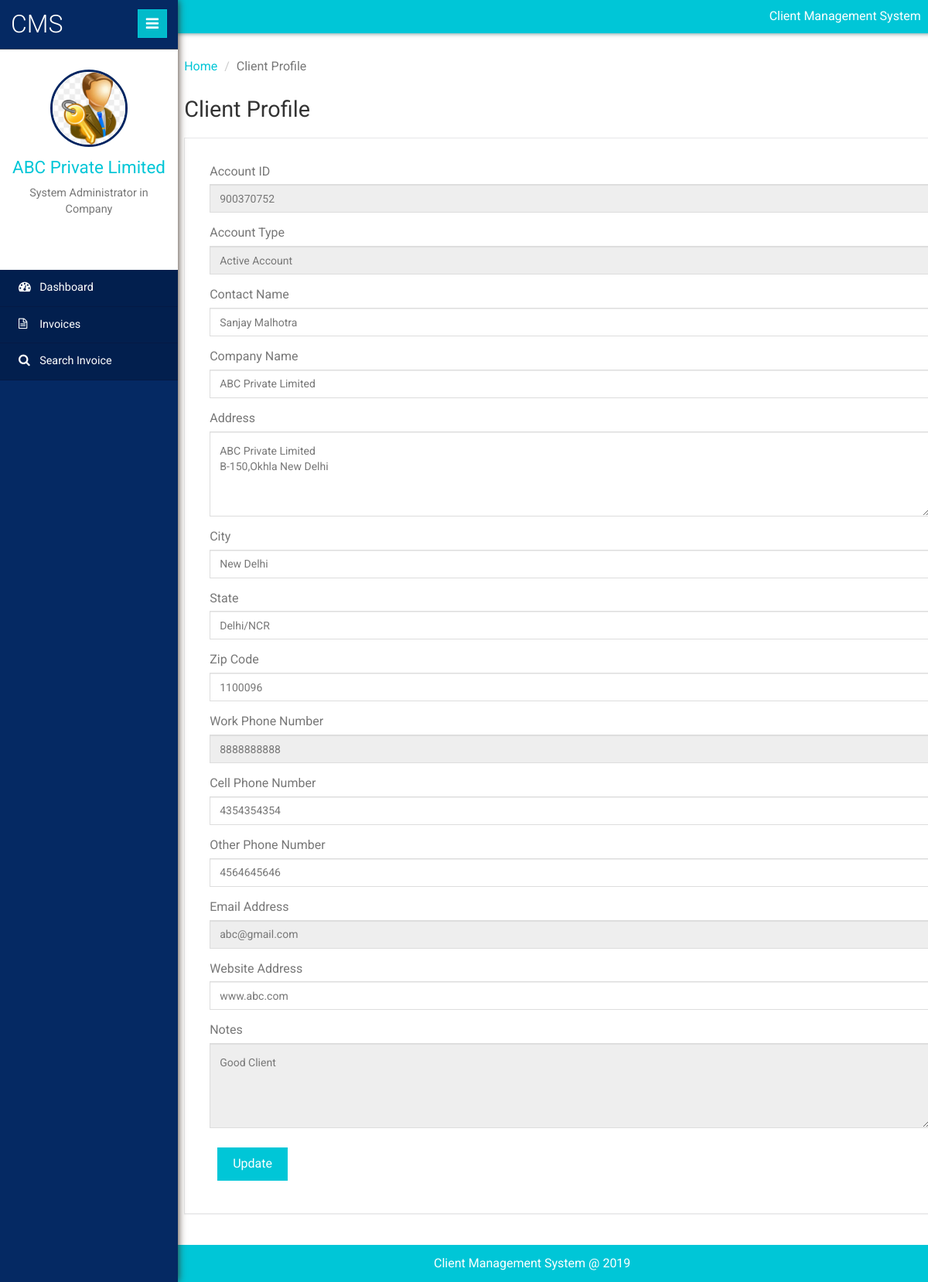
Page /clientms/client/client-profile.php (signed in) on the committed database.
### tables this page shows
CREATE TABLE `tblclient` (
  `ID` int(10) NOT NULL,
  `AccountID` int(10) DEFAULT NULL,
  `AccountType` varchar(50) DEFAULT NULL,
  `ContactName` varchar(120) DEFAULT NULL,
  `CompanyName` varchar(120) DEFAULT NULL,
  `Address` varchar(200) DEFAULT NULL,
  `City` varchar(120) DEFAULT NULL,
  `State` varchar(120) DEFAULT NULL,
  `ZipCode` int(10) DEFAULT NULL,
  `Workphnumber` bigint(10) DEFAULT NULL,
  `Cellphnumber` bigint(10) DEFAULT NULL,
  `Otherphnumber` bigint(10) DEFAULT NULL,
  `Email` varchar(200) DEFAULT NULL,
  `WebsiteAddress` varchar(200) DEFAULT NULL,
  `Notes` mediumtext DEFAULT NULL,
  `Password` varchar(200) NOT NULL,
  `CreationDate` timestamp NULL DEFAULT current_timestamp()
);

### clientms/client/client-profile.php (the view, shortened to what this page needs)
<?php
include('includes/dbconnection.php');
if (strlen($_SESSION['clientmsuid']==0)) {
  header('location:logout.php');
  } else{
  ?>
<!DOCTYPE HTML>
<html>
<head>
	<link href="css/bootstrap.min.css" rel='stylesheet' type='text/css' />
	<link href="css/style.css" rel='stylesheet' type='text/css' />
	<link href="css/font-awesome.css" rel="stylesheet">
	<link rel="stylesheet" href="css/icon-font.min.css" type='text/css' />
</head>
<body>
<div class="page-container">
<div class="left-content">
<div class="inner-content">
<?php include_once('includes/header.php');?>
<div class="outter-wp">
<div class="sub-heard-part">
<ol class="breadcrumb m-b-0">
<li><a href="dashboard.php">Home</a></li>
<li class="active">Client Profile</li>
</ol>
</div>
<div class="forms-main">
<h2 class="inner-tittle">Client Profile </h2>
<div class="graph-form">
<div class="form-body">
<form method="post">
									<?php
$uid=$_SESSION['clientmsuid'];
$sql="SELECT * from  tblclient where ID=:uid";
$query = $dbh -> prepare($sql);
$query->bindParam(':uid',$uid,PDO::PARAM_STR);
$query->execute();
$results=$query->fetchAll(PDO::FETCH_OBJ);
$cnt=1;
if($query->rowCount() > 0)
{
foreach($results as $row)
{               ?>
	<div class="form-group"> <label for="exampleInputEmail1">Account ID</label> <input type="text" name="" value="<?php  echo $row->AccountID;?>" class="form-control" readonly="true"> </div>
	<div class="form-group"> <label for="exampleInputEmail1">Account Type</label> <input type="text" name="" value="<?php  echo $row->AccountType;?>" class="form-control" readonly="true"> </div>
	<div class="form-group"> <label for="exampleInputEmail1">Contact Name</label> <input type="text" name="cname" value="<?php  echo $row->ContactName;?>" class="form-control" required="true"> </div>
	<div class="form-group"> <label for="exampleInputEmail1">Company Name</label> <input type="text" name="comname" value="<?php  echo $row->CompanyName;?>" class="form-control" required="true"> </div>
	<div class="form-group"> <label for="exampleInputEmail1">Address</label> <textarea type="text" name="address" value="" class="form-control" required='true' rows="4" cols="3"><?php  echo $row->Address;?></textarea> </div>
	<div class="form-group"> <label for="exampleInputEmail1">City</label> <input type="text" name="city" value="<?php  echo $row->City;?>" class="form-control" required='true'> </div>
	<div class="form-group"> <label for="exampleInputEmail1">State</label> <input type="text" name="state" value="<?php  echo $row->State;?>" class="form-control" required='true'> </div>
	<div class="form-group"> <label for="exampleInputEmail1">Zip Code</label> <input type="text" name="zcode" placeholder="Zip Code" value="<?php  echo $row->ZipCode;?>" class="form-control" required='true'> </div>
	<div class="form-group"> <label for="exampleInputEmail1">Work Phone Number</label><input type="text" name="wphnumber" value="<?php  echo $row->Workphnumber;?>" class="form-control" maxlength='10' readonly='true' pattern="[0-9]+"> </div>
	<div class="form-group"> <label for="exampleInputEmail1">Cell Phone Number</label><input type="text" name="cellphnumber" value="<?php  echo $row->Cellphnumber;?>" class="form-control" maxlength='10' pattern="[0-9]+"> </div>
	<div class="form-group"> <label for="exampleInputEmail1">Other Phone Number</label><input type="text" name="ophnumber" value="<?php  echo $row->Otherphnumber;?>" class="form-control" maxlength='10' pattern="[0-9]+"> </div>
	<div class="form-group"> <label for="exampleInputEmail1">Email Address</label> <input type="email" name="email" value="<?php  echo $row->Email;?>" class="form-control" required='true' readonly="true"> </div>
	<div class="form-group"> <label for="exampleInputPassword1">Website Address</label> <input type="text" name="websiteadd" value="<?php  echo $row->WebsiteAddress;?>" required='true' class="form-control"> </div>
	<div class="form-group"> <label for="exampleInputEmail1">Notes</label> <textarea type="text" name="notes" value="" class="form-control" required='true' rows="4" cols="3" readonly="true"><?php  echo $row->Notes;?></textarea> </div>
	<?php $cnt=$cnt+1;}} ?>
	 <button type="submit" class="btn btn-default" name="submit" id="submit">Update</button> </form>
</div>
</div>
</div>
</div>
<?php include_once('includes/footer.php');?>
</div>
</div>
<?php include_once('includes/sidebar.php');?>
</div>
</body>
</html>
<?php }  ?>

### clientms/client/includes/sidebar.php (shortened to what this page needs)
 <div class="sidebar-menu">
    <header class="logo">
        <a href="#" class="sidebar-icon"> <span class="fa fa-bars"></span> </a> <a href="dashboard.php"> <span id="logo"> <h1>CMS</h1></span>
        </a>
    </header>
    <div class="down">
    <?php
$uid=$_SESSION['clientmsuid'];
$sql="SELECT CompanyName from  tblclient where ID=:uid";
$query = $dbh -> prepare($sql);
$query->bindParam(':uid',$uid,PDO::PARAM_STR);
$query->execute();
$results=$query->fetchAll(PDO::FETCH_OBJ);
$cnt=1;
if($query->rowCount() > 0)
{
foreach($results as $row)
{               ?>
        <a href="dashboard.php"><img src="images/admin10.jpg" height="100" width="100"></a>
        <a href="dashboard.php"><span class=" name-caret"><?php  echo $row->CompanyName;?></span></a>
        <?php $cnt=$cnt+1;}} ?>
        <p>System Administrator in Company</p>
        <ul>
            <li><a class="tooltips" href="client-profile.php"><span>Profile</span><i class="lnr lnr-user"></i></a></li>
            <li><a class="tooltips" href="change-password.php"><span>Settings</span><i class="lnr lnr-cog"></i></a></li>
            <li><a class="tooltips" href="logout.php"><span>Log out</span><i class="lnr lnr-power-switch"></i></a></li>
        </ul>
    </div>
    <div class="menu">
        <ul id="menu" >
            <li><a href="dashboard.php"><i class="fa fa-tachometer"></i> <span>Dashboard</span></a></li>
            <li><a href="invoices.php"><i class="fa fa-file-text-o"></i> <span>Invoices</span></a></li>
            <li><a href="search-invoices.php"><i class="fa fa-search"></i> <span>Search Invoice</span></a></li>
        </ul>
    </div>
</div>

### rows in the picture
tblclient: AccountID "900370752", AccountType "Active Account", cname "Sanjay Malhotra", comname "ABC Private Limited", address "ABC Private Limited B-150,Okhla New Delhi", city "New Delhi", state "Delhi/NCR", zcode "1100096", wphnumber "8888888888", cellphnumber "4354354354", ophnumber "4564645646", email "abc@gmail.com", websiteadd "www.abc.com", notes "Good Client", CompanyName "ABC Private Limited"
